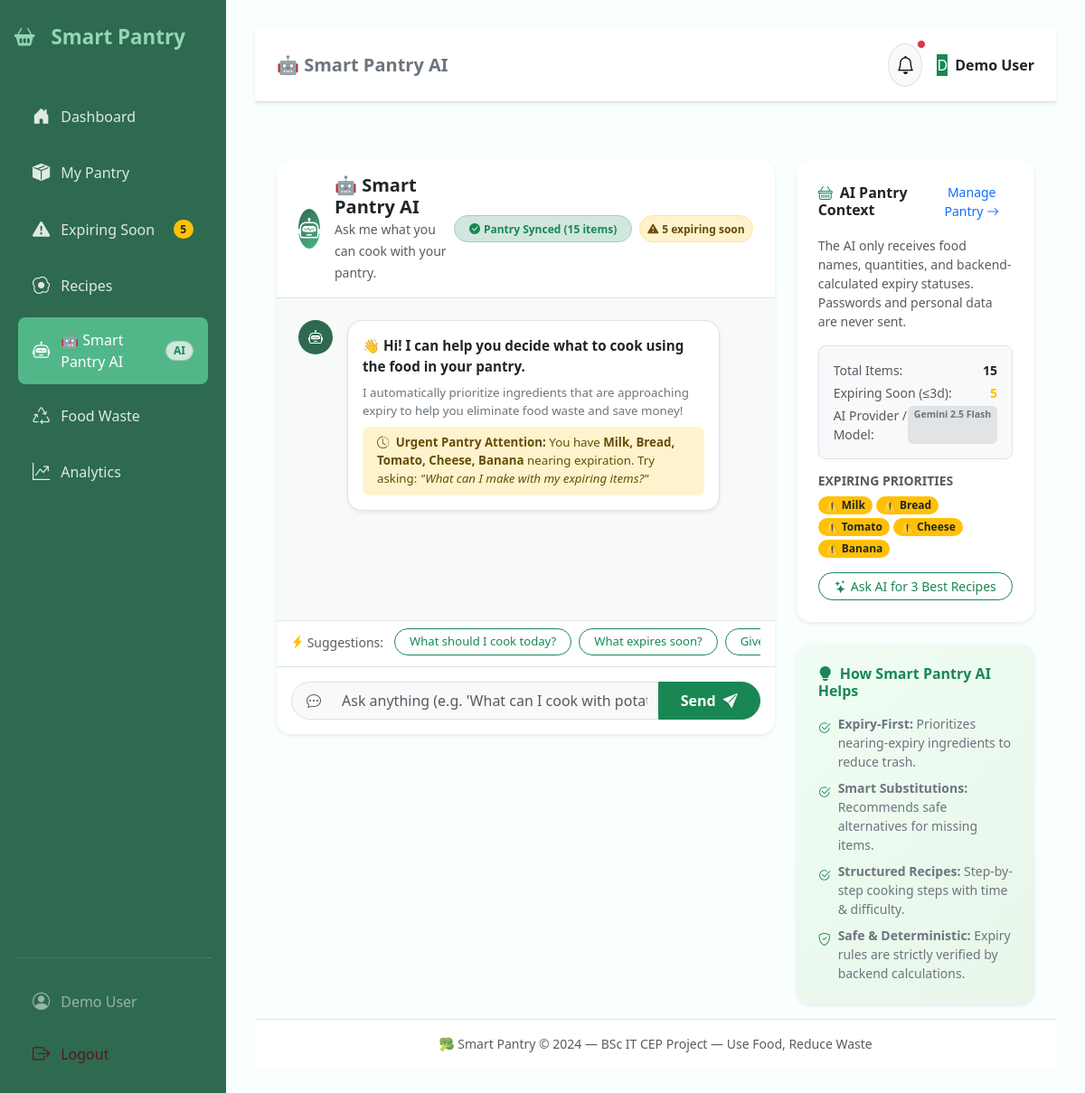
Page /ai-assistant (signed in) on the committed database.
### models/pantry.py (models this page shows)
class PantryItem(db.Model):
    __tablename__ = 'pantry_items'
    id = db.Column(db.Integer, primary_key=True)
    user_id = db.Column(db.Integer, db.ForeignKey('users.id'), nullable=False)
    name = db.Column(db.String(100), nullable=False)
    category = db.Column(db.String(50), nullable=False)
    quantity = db.Column(db.Float, nullable=False)
    unit = db.Column(db.String(20), nullable=False)
    purchase_date = db.Column(db.Date, nullable=False)
    expiry_date = db.Column(db.Date, nullable=False)
    status = db.Column(db.String(20), default='available')
    created_at = db.Column(db.DateTime, server_default=db.func.now())
    user = relationship('User', backref='pantry_items')
    CATEGORIES = ['Dairy', 'Fruits', 'Vegetables', 'Grains', 'Bakery', 'Meat', 'Seafood', 'Frozen', 'Beverages', 'Snacks', 'Spices', 'Other']
    UNITS = ['pieces', 'kg', 'g', 'litre', 'ml', 'packet', 'bottle', 'box']
    @property
    def days_remaining(self):
        if self.expiry_date:
            return (self.expiry_date - date.today()).days
        return 0
    @property
    def computed_status(self):
        if self.status != 'available':
            return self.status
        days = self.days_remaining
        if days < 0:
            return 'Expired'
        elif days == 0:
            return 'Expires Today'
        elif days <= 3:
            return 'Expiring Soon'
        elif days <= 7:
            return 'Use Soon'
        else:
            return 'Fresh'

### routes/ai_assistant.py (the view)
@ai_bp.route('/ai-assistant')
@login_required
def assistant():
    user_id = session['user_id']
    pantry_items = PantryItem.query.filter_by(user_id=user_id, status='available').all()
    context = build_pantry_context(pantry_items)
    notifications = _get_notifications(user_id)
    quick_prompts = [
        "What should I cook today?",
        "What expires soon?",
        "Give me a quick recipe.",
        "Use my ingredients to make a healthy meal.",
        "What can I cook without buying anything?"
    ]
    return render_template(
        'ai_assistant.html',
        pantry_count=len(pantry_items),
        expiring_items=context["expiring_soon"],
        notifications=notifications,
        quick_prompts=quick_prompts
    )

### routes/ai_assistant.py (called while the page is built)
def _get_notifications(user_id):
    summary = get_pantry_summary(user_id)
    return {
        'expiring_count': summary.get('expiring_soon_count', 0),
        'expired_count': summary.get('expired_count', 0),
    }

### services/expiry_service.py (called while the page is built)
def get_pantry_summary(user_id):
    items = PantryItem.query.filter_by(user_id=user_id, status='available').all()
    total = len(items)
    fresh = 0
    expiring_soon = 0
    expired = 0
    for item in items:
        status = item.computed_status
        if status in ['Fresh', 'Use Soon']:
            fresh += 1
        elif status in ['Expiring Soon', 'Expires Today']:
            expiring_soon += 1
        elif status == 'Expired':
            expired += 1
    wasted_count = PantryItem.query.filter_by(user_id=user_id, status='wasted').count()
    consumed_count = PantryItem.query.filter_by(user_id=user_id, status='consumed').count()
    return {
        'total_items': total,
        'fresh_count': fresh,
        'expiring_soon_count': expiring_soon,
        'expired_count': expired,
        'wasted_count': wasted_count,
        'consumed_count': consumed_count,
    }

### utils.py (called while the page is built)
def login_required(f):
    @wraps(f)
    def decorated(*args, **kwargs):
        if 'user_id' not in session:
            flash('Please log in to access this page.', 'warning')
            return redirect(url_for('auth.login'))
        return f(*args, **kwargs)
    return decorated

### templates/ai_assistant.html (shortened to what this page needs)
{% extends "base.html" %}
{% block page_title %}🤖 Smart Pantry AI{% endblock %}
{% block content %}
<div class="container-fluid px-0">
    <div class="row g-4">
        <div class="col-lg-8">
            <div class="card border-0 shadow-sm rounded-4 d-flex flex-column" style="height: calc(100vh - 165px); min-height: 550px;">
                <div class="card-header bg-white border-bottom py-3 px-4 rounded-top-4 d-flex align-items-center justify-content-between">
                    <div class="d-flex align-items-center gap-3">
                        <div class="rounded-circle d-flex align-items-center justify-content-center text-white"
                             style="width: 44px; height: 44px; background: linear-gradient(135deg, #2d6a4f, #52b788);">
                            <i class="bi bi-robot fs-4"></i>
                        </div>
                        <div>
                            <h5 class="fw-bold mb-0 text-dark">🤖 Smart Pantry AI</h5>
                            <small class="text-muted">Ask me what you can cook with your pantry.</small>
                        </div>
                    </div>
                    <div class="d-flex align-items-center gap-2">
                        <span class="badge bg-success-subtle text-success border border-success-subtle rounded-pill px-3 py-2">
                            <i class="bi bi-check-circle-fill me-1"></i>Pantry Synced ({{ pantry_count }} items)
                        </span>
                        {% if expiring_items %}
                        <span class="badge bg-warning-subtle text-warning-emphasis border border-warning-subtle rounded-pill px-2 py-2 d-none d-md-inline-block">
                            <i class="bi bi-exclamation-triangle-fill me-1"></i>{{ expiring_items|length }} expiring soon
                        </span>
                        {% endif %}
                    </div>
                </div>
                <div class="card-body p-4 overflow-y-auto flex-grow-1" id="chatMessages" style="background-color: #f8faf9;">
                    <div class="d-flex gap-3 mb-4 chat-msg ai-msg">
                        <div class="rounded-circle d-flex align-items-center justify-content-center text-white flex-shrink-0"
                             style="width: 38px; height: 38px; background: #2d6a4f;">
                            <i class="bi bi-robot"></i>
                        </div>
                        <div class="msg-bubble p-3 rounded-4 bg-white border shadow-sm" style="max-width: 82%;">
                            <p class="mb-2 fw-semibold text-dark">
                                👋 Hi! I can help you decide what to cook using the food in your pantry.
                            </p>
                            <p class="mb-2 text-secondary small">
                                I automatically prioritize ingredients that are approaching expiry to help you eliminate food waste and save money!
                            </p>
                            {% if expiring_items %}
                            <div class="alert alert-warning border-0 py-2 px-3 small rounded-3 mb-0">
                                <i class="bi bi-clock-history me-1"></i>
                                <strong>Urgent Pantry Attention:</strong> You have <strong>{{ expiring_items|join(', ') }}</strong> nearing expiration. Try asking: <em>"What can I make with my expiring items?"</em>
                            </div>
                            {% endif %}
                        </div>
                    </div>
                </div>
                <div class="px-3 pt-2 pb-1 border-top bg-white">
                    <div class="d-flex gap-2 overflow-x-auto pb-2 text-nowrap" id="quickPromptsContainer">
                        <span class="small text-muted align-self-center me-1"><i class="bi bi-lightning-charge-fill text-warning"></i> Suggestions:</span>
                        {% for prompt in quick_prompts %}
                        <button type="button" class="btn btn-sm btn-outline-success rounded-pill px-3 py-1 quick-prompt-btn"
                                data-prompt="{{ prompt }}">
                            {{ prompt }}
                        </button>
                        {% endfor %}
                    </div>
                </div>
                <div class="card-footer bg-white border-top p-3 rounded-bottom-4">
                    <form id="chatForm" class="d-flex gap-2 align-items-center">
                        <div class="input-group">
                            <span class="input-group-text bg-light border-end-0 rounded-start-pill text-muted ps-3">
                                <i class="bi bi-chat-dots"></i>
                            </span>
                            <input type="text" id="userInput" class="form-control bg-light border-start-0 py-2"
                                   placeholder="Ask anything (e.g. 'What can I cook with potatoes and eggs?')"
                                   autocomplete="off" required>
                            <button type="submit" class="btn btn-success px-4 rounded-end-pill fw-semibold d-flex align-items-center gap-2" id="sendBtn">
                                <span>Send</span>
                                <i class="bi bi-send-fill"></i>
                            </button>
                        </div>
                    </form>
                </div>
            </div>
        </div>
        <div class="col-lg-4">
            <div class="card border-0 shadow-sm rounded-4 mb-4">
                <div class="card-body p-4">
                    <div class="d-flex align-items-center justify-content-between mb-3">
                        <h6 class="fw-bold mb-0 text-dark">
                            <i class="bi bi-basket text-success me-2"></i>AI Pantry Context
                        </h6>
                        <a href="{{ url_for('pantry.list_items') }}" class="btn btn-sm btn-link text-decoration-none p-0 small">
                            Manage Pantry <i class="bi bi-arrow-right"></i>
                        </a>
                    </div>
                    <p class="text-muted small mb-3">
                        The AI only receives food names, quantities, and backend-calculated expiry statuses. Passwords and personal data are never sent.
                    </p>
                    <div class="p-3 bg-light rounded-3 mb-3 border">
                        <div class="d-flex justify-content-between small text-muted mb-1">
                            <span>Total Items:</span>
                            <span class="fw-bold text-dark">{{ pantry_count }}</span>
                        </div>
                        <div class="d-flex justify-content-between small text-muted mb-1">
                            <span>Expiring Soon (≤3d):</span>
                            <span class="fw-bold text-warning">{{ expiring_items|length }}</span>
                        </div>
                        <div class="d-flex justify-content-between small text-muted">
                            <span>AI Provider / Model:</span>
                            <span class="badge bg-secondary-subtle text-secondary">Gemini 2.5 Flash</span>
                        </div>
                    </div>
                    <h6 class="small fw-bold text-muted text-uppercase mb-2">Expiring Priorities</h6>
                    {% if expiring_items %}
                    <div class="d-flex flex-wrap gap-1 mb-3">
                        {% for item in expiring_items %}
                        <span class="badge bg-warning text-dark rounded-pill px-2 py-1">
                            ⚠️ {{ item }}
                        </span>
                        {% endfor %}
                    </div>
                    {% else %}
                    <p class="text-muted small fst-italic mb-3">No items currently expiring soon. All items fresh!</p>
                    {% endif %}
                    <div class="d-grid gap-2">
                        <button class="btn btn-outline-success btn-sm rounded-pill" id="instantRecommendBtn">
                            <i class="bi bi-stars me-1"></i>Ask AI for 3 Best Recipes
                        </button>
                    </div>
                </div>
            </div>
            <div class="card border-0 shadow-sm rounded-4" style="background: linear-gradient(135deg, #f0fdf4, #e8f5e9);">
                <div class="card-body p-4">
                    <h6 class="fw-bold text-success mb-3">
                        <i class="bi bi-lightbulb-fill me-2"></i>How Smart Pantry AI Helps
                    </h6>
                    <ul class="list-unstyled small text-secondary mb-0 d-flex flex-column gap-2">
                        <li class="d-flex align-items-start gap-2">
                            <i class="bi bi-check2-circle text-success mt-1"></i>
                            <span><strong>Expiry-First:</strong> Prioritizes nearing-expiry ingredients to reduce trash.</span>
                        </li>
                        <li class="d-flex align-items-start gap-2">
                            <i class="bi bi-check2-circle text-success mt-1"></i>
                            <span><strong>Smart Substitutions:</strong> Recommends safe alternatives for missing items.</span>
                        </li>
                        <li class="d-flex align-items-start gap-2">
                            <i class="bi bi-check2-circle text-success mt-1"></i>
                            <span><strong>Structured Recipes:</strong> Step-by-step cooking steps with time & difficulty.</span>
                        </li>
                        <li class="d-flex align-items-start gap-2">
                            <i class="bi bi-shield-check text-success mt-1"></i>
                            <span><strong>Safe & Deterministic:</strong> Expiry rules are strictly verified by backend calculations.</span>
                        </li>
                    </ul>
                </div>
            </div>
        </div>
    </div>
</div>
{% endblock %}

### static/css/style.css (style rules this page uses)
:root { --primary: #2d6a4f; --secondary: #52b788; --accent: #95d5b2; --warning: #f4a261; --danger: #e76f51; --light-bg: #f8fffe; --card-shadow: 0 2px 15px rgba(0,0,0,0.08); }
body { font-family: 'Segoe UI', Tahoma, Geneva, Verdana, sans-serif; background-color: var(--light-bg); }
.chat-msg { animation: fadeIn 0.25s ease-in-out; }
.chat-msg .msg-bubble { font-size: 0.95rem; line-height: 1.5; }
.quick-prompt-btn { font-size: 0.82rem; white-space: nowrap; transition: all 0.2s; }

### rows in the picture
PantryItem: name "Milk"
PantryItem: name "Bread"
PantryItem: name "Tomato"
PantryItem: name "Cheese"
PantryItem: name "Banana"

### other values in the picture
{{ notifications.expiring_count }} "5"
{{ session.get('user_name', 'User') }} "Demo User"
{{ session.get('user_name', 'U')[0].upper() }} "D"
{{ pantry_count }} "15"
{{ expiring_items|length }} "5"
{{ expiring_items|join(', ') }} "Milk, Bread, Tomato, Cheese, Banana"
{{ prompt }} "What should I cook today?" "What expires soon?"
